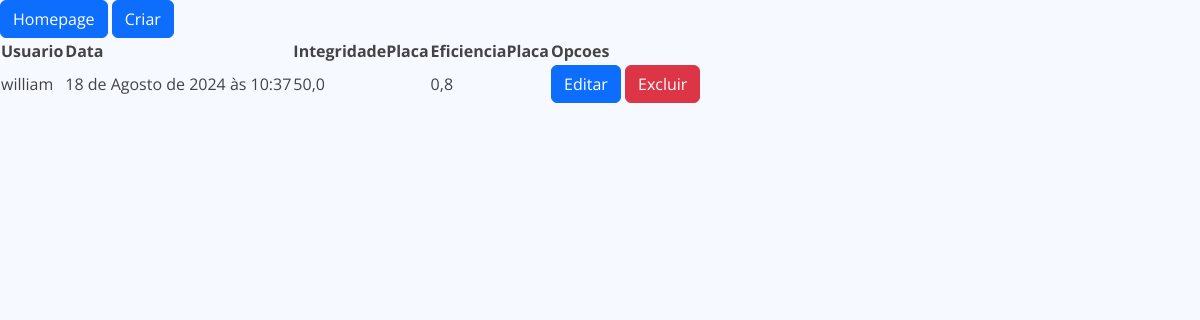
Page /list/dados-integridade/ (signed in) on the committed database.
### gride_dashboard/models.py (models this page shows, shortened)
class Dados(models.Model):
    usuario = models.ForeignKey(User, on_delete=models.CASCADE)
    data = models.DateTimeField(auto_now_add=True)
    class Meta:
        abstract = True

class DadosIntegridade(Dados):
    integridade_placa = models.FloatField()
    eficiencia_placa = models.FloatField()

### gride_dashboard/views.py (the view)
# urls.py: path('list/dados-integridade/', ListDadosIntegridade.as_view(), name='list-dados-integridade'),
class ListDadosIntegridade(ListView):
    model = DadosIntegridade
    template_name = 'forms/list-dados-integridade.html'
    def get_queryset(self):
        self.object_list = DadosIntegridade.objects.filter(usuario=self.request.user)
        return self.object_list

### templates/forms/list-dados-integridade.html
{% extends 'forms/base.html' %}
{% load static %}
{% block content %}
<a href="{% url 'homepage' %}" class="btn btn-primary">Homepage</a>
<a href="{% url 'create-dados-integridade' %}" class="btn btn-primary">Criar</a>
<table>
    <tr>
        <th>Usuario</th>
        <th>Data</th>
        <th>IntegridadePlaca</th>
        <th>EficienciaPlaca</th>
        <th>Opcoes</th>
    </tr>
    {% for dado in object_list %}
        <tr>
            <td>{{ dado.usuario }}</td>
            <td>{{ dado.data }}</td>
            <td>{{ dado.integridade_placa }}</td>
            <td>{{ dado.eficiencia_placa }}</td>
            <td>
                <a href="{% url 'update-dados-integridade' dado.pk %}" class="btn btn-primary">Editar</a>
                <a href="{% url 'delete-dados-integridade' dado.pk %}" class="btn btn-danger">Excluir</a>
            </td>
        </tr>
    {% empty %}
        <p>Nao tem :)</p>
    {% endfor %}
</table>
{% endblock %}

### static/assets/css/style.css (style rules this page uses)
:root { scroll-behavior: smooth; }
body { font-family: "Open Sans", sans-serif; background: #f6f9ff; color: #444444; }
a { color: #4154f1; text-decoration: none; }

### rows in the picture
DadosIntegridade: usuario "william", data "18 de Agosto de 2024 às 10:37", integridade_placa "50,0", eficiencia_placa "0,8"
